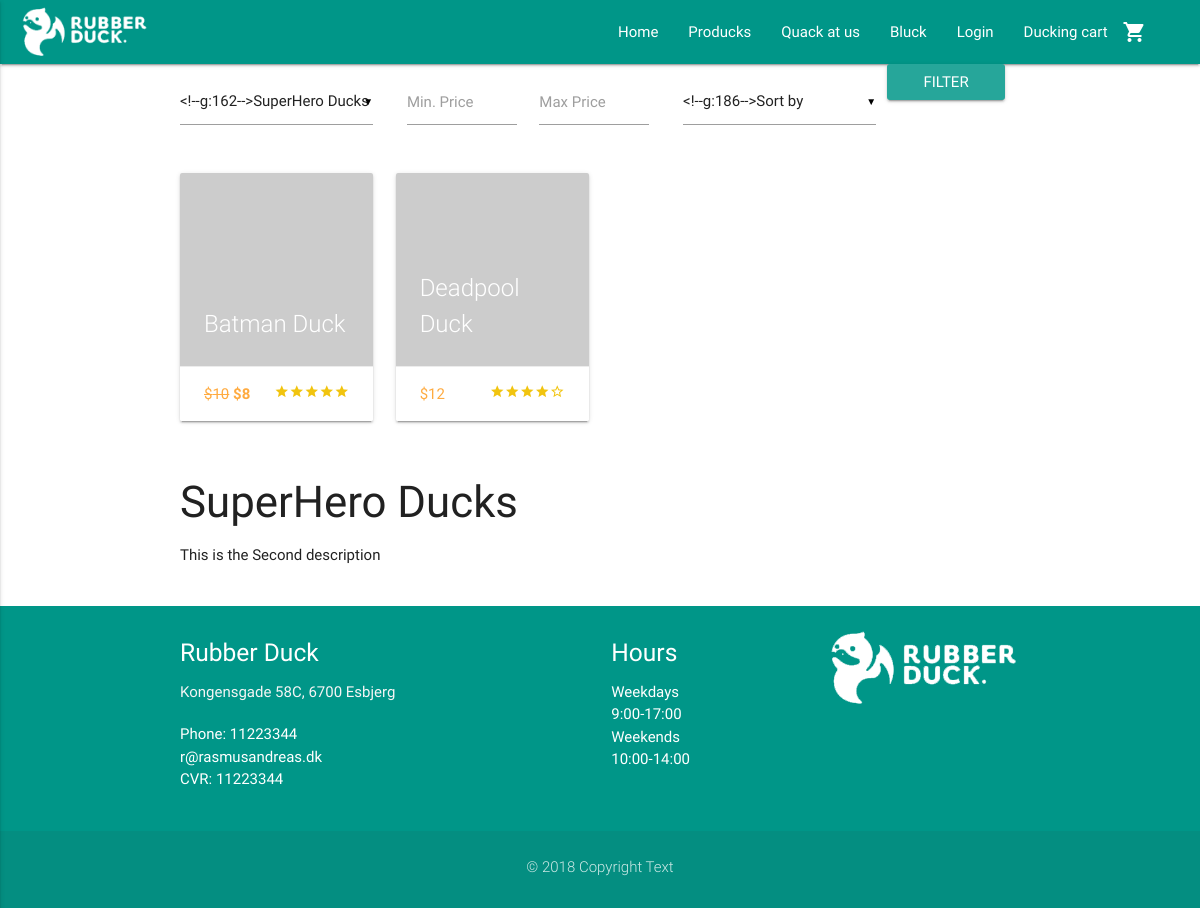
The page /view/products.php?cat=2 on the database its author committed.
### tables this page shows
CREATE TABLE BasicPageInfo (
  CVR int NOT NULL PRIMARY KEY,
  LogoURL varchar(255) NOT NULL,
  ShopName varchar(255) NOT NULL,
  AboutUsText TEXT NULL,
  Email varchar(255) NULL,
  Phone int NULL,
  Street varchar(255) NULL,
  HouseNumber varchar(255) NULL,
  StripeToken varchar(255) NULL,
  ProductsSeoTitle varchar(255) NULL,
  ProductsMetaDescription varchar(255) NULL,
  BlogSeoTitle varchar(255) NULL,
  BlogMetaDescription varchar(255) NULL,
  ContactSeoTitle varchar(255) NULL,
  ContactMetaDescription varchar(255) NULL,
  HomeSeoTitle varchar(255) NULL,
  HomeMetaDescription varchar(255) NULL,
  ZipCode int(20) NOT NULL  
);

CREATE TABLE ProductImg (
  ItemNumber varchar(255) NOT NULL,
  ImgID int NOT NULL,
  IsPrimary boolean NULL,
  CONSTRAINT PK_DisplaysOnProduct PRIMARY KEY (ItemNumber, ImgID),
  FOREIGN KEY (ItemNumber) REFERENCES Product (ItemNumber),
  FOREIGN KEY (ImgID) REFERENCES ImgGallery (ImgID)
);

CREATE TABLE Product (
  ItemNumber varchar(255) NOT NULL PRIMARY KEY,
  ProductName varchar(255) NOT NULL,
  StockStatus int NOT NULL,
  ShortDescription varchar(255) NOT NULL,
  LongDescription TEXT NOT NULL,
  Price FLOAT(2) NOT NULL,
  OfferPrice FLOAT(2) NULL,
  SeoTitle varchar(255) NULL,
  MetaDescription varchar(255) NULL,
  ProductStatus boolean NOT NULL,
  CreationDate DATE NOT NULL,
  UserEmail varchar(255) NOT NULL,  
  ProductCategoryID int NOT NULL  
);

CREATE TABLE ProductCategory (
  ProductCategoryID int AUTO_INCREMENT NOT NULL PRIMARY KEY,
  CategoryName varchar(255) NOT NULL,
  Description TEXT NULL,
  SeoTitle varchar(255) NULL,
  MetaDescription varchar(255) NULL
);

CREATE TABLE ZipCode (
    ZipCode int(20) NOT NULL PRIMARY KEY,
    City varchar(255)
);

CREATE TABLE Hours (
  HoursID int AUTO_INCREMENT NOT NULL PRIMARY KEY,
  Open varchar(255) NOT NULL,
  Close varchar(255) NOT NULL,
  Day varchar(255) NULL
);

### model/contactDAO.php (called while the page is built, shortened)
<?php
    function getPageInfo() {
        try {
            $conn = DB::connect();
            $handle = $conn->prepare("SELECT BasicPageInfo.* , ZipCode.City FROM `BasicPageInfo` INNER JOIN ZipCode ON ZipCode.ZipCode = BasicPageInfo.ZipCode");
            $handle->execute();
            $result = $handle->fetchAll( \PDO::FETCH_ASSOC );
            return $result;
        }
        catch(\PDOException $ex) {
            return print($ex->getMessage());
        }
    }
    function getHours() {
        try {
            $conn = DB::connect();
            $handle = $conn->prepare("SELECT * FROM Hours");
            $handle->execute();
            $result = $handle->fetchAll( \PDO::FETCH_ASSOC );
            return $result;
        }
        catch(\PDOException $ex) {
            return print($ex->getMessage());
        }
    }

### includes/loginCustomer/session.php (called while the page is built, shortened)
<?php
	function logged_in() {
		return isset($_SESSION['CustomerEmail']);
	}
?>

### admin/class/Security.php (called while the page is built, shortened)
<?php
class Security {
  static function secureString($input) {
    $nohtml = filter_var($input, FILTER_SANITIZE_STRING);
    $trimmed = trim($nohtml);
    return $trimmed;
  }
}

### admin/class/Categories.php (called while the page is built, shortened)
<?php
Class Categories {
    function getProductCategoryDetails($categoryID) {
        try {
            $conn = DB::connect();
            $categoryID = Security::secureString($categoryID);
            $statement = "SELECT * FROM ProductCategory WHERE ProductCategoryID = :ProductCategoryID";
            $handle = $conn->prepare($statement);
            $handle->bindParam(":ProductCategoryID", $categoryID);
            $handle->execute();
            $result = $handle->fetchAll( \PDO::FETCH_ASSOC );
            return $result;
        }
        catch(\PDOException $ex) {
            print($ex->getMessage());
        }
    }
}

### includes/seo.php (called while the page is built, shortened)
<?php
  $settings = new Settings();
  $info = $settings->getBasicPageInfo();
        ?>
      <?php
  $basename = substr(strtolower(basename($_SERVER['PHP_SELF'])),0,strlen(basename($_SERVER['PHP_SELF']))-4);
  if($basename == "products" && !isset($_GET["item"]) && !isset($_GET["cat"]) || $basename == "products" && $_GET["cat"] == 0) {
    if(isset($info["ProductsSeoTitle"]) && !empty($info["ProductsSeoTitle"])) {
      echo "<title>" . $info["ProductsSeoTitle"] . "</title>";
    } else {
      echo "<title>" . ucfirst($basename) . " | " . $info["ShopName"] . "</title>";
    }
    ?>
      <title><?php echo ucfirst($basename); ?></title>
    <?php
    if(isset($info["ProductsMetaDescription"]) && !empty($info["ProductsMetaDescription"])) {
      echo "<meta name='description' content='" . $info["ProductsMetaDescription"] . "'>";
    }
  } elseif($basename == "products" && !isset($_GET["item"]) && isset($_GET["cat"]) && $_GET["cat"] != 0) {
    include("../admin/class/Categories.php");
    $categories = new Categories();
    $currentCat = $categories->getProductCategoryDetails($_GET["cat"]);
      ?>
      <?php
  }
        ?>

### view/products.php (the view, shortened to what this page needs)
<?php
require_once('../includes/header.php');
require_once('../model/productsDAO.php');
?>
<div class="container">
  <?php
  require_once('../includes/filter.php');
  ?>
  <div class="row">
    <?php
    $prodResult = getProducts($query);
    foreach ($prodResult as $row) {
      $itemNumber = $row["ItemNumber"];
    ?>
    <a href="product.php?item=<?php echo $itemNumber; ?>">
      <div class="col s12 m3">
        <div class="card">
          <div class="card-image">
            <img src="<?php if(isset($row["URL"])) { echo $row["URL"]; } else { echo "http://via.placeholder.com/440x440";}?>">
            <span class="card-title"><?php echo $row["ProductName"]; ?></span>
          </div>
          <div class="card-action">
            <?php if ($row["OfferPrice"] != NULL && $row["OfferPrice"] != 0) {
                ?>
              <p class="price"><strike>$<?php echo $row["Price"]; ?></strike><b> $<?php echo $row["OfferPrice"]; ?></b></p>
              <?php
              } else {
              ?>
              <p class="price">$<?php echo $row["Price"]; ?></p>
              <?php
              }
              ?>
            <div class="stars right">
              <?php
                echo getReviewForProduct($itemNumber);
              ?>
            </div>
          </div>
        </div>
      </div>
    </a>
    <?php
  }
    ?>
  </div>
  <?php
  if(isset($catResult)) {
    foreach ($catResult as $row) {
  ?>
  <div class="row">
    <div class="col s12 m12">
      <h3><?php echo $row["CategoryName"]; ?></h3>
      <p><?php echo $row["Description"]; ?></p>
    </div>
  </div>
  <?php
    }
  }
  ?>
</div>
<?php require_once('../includes/footer.php'); ?>

### includes/header.php (shortened to what this page needs)
<?php
require_once("../admin/class/Security.php");
require_once("../includes/loginCustomer/session.php");
require_once("../model/contactDAO.php");
$pageInfo = getPageInfo();
?>
<!DOCTYPE html>
  <html>
    <html lang="en">
    <head>
      <?php require_once("../includes/seo.php"); ?>
      <link type="text/css" rel="stylesheet" href="../css/materialize.min.css"  media="screen,projection"/>
      <link type="text/css" rel="stylesheet" href="../css/custom/custom.css" />
    </head>
    <body>
      <nav class="teal">
        <div class="nav-wrapper">
          <a href="../index.php" class="brand-logo"><img class="responsive-img" style="max-height: 64px!important; padding: 4px 0!important;" src="<?php echo $pageInfo[0]["LogoURL"]; ?>"></a>
          <ul class="right hide-on-med-and-down">
            <li><a href="../index.php">Home</a></li>
            <li><a href="products.php">Producks</a></li>
            <li><a href="contact.php">Quack at us</a></li>
            <li><a href="blog.php">Bluck</a></li>
            <?php
              if (logged_in() == true) {
            ?>
            <li><a class="dropdown-button" href="" data-activates="dropdown1"><?php echo $_SESSION["FirstName"]; ?><i class="material-icons right">arrow_drop_down</i></a></li>
            <?php
              } else {
            ?>
            <li><a href="login.php">Login</a></li>
            <?php
              }
            ?>
            <li><a href="cart.php">Ducking cart<i class="material-icons right">shopping_cart</i></a></li>
            <?php
              if(isset($_SESSION["cart"])) {
                $amountInCart = count($_SESSION["cart"]);
                if ($amountInCart > 0) {
                ?>
                  <li class="cartamount"><a class="cartamount"><?php echo $amountInCart; ?></a></li>
                <?php
                } else {
                  ?>
                    <li class="cartamount"><a class="cartamount" style="color: transparent;">0</a></li>
                  <?php
                }
              } else {
                ?>
                  <li class="cartamount"><a class="cartamount" style="color: transparent;">0</a></li>
                <?php
              }
            ?>
          </ul>
        </div>
      </nav>

### model/productsDAO.php (shortened to what this page needs)
<?php
if (isset($_GET["cat"])) {
  if ($_GET["cat"] != "0") {
    $cat = $_GET["cat"];
    try {
      $conn = DB::connect();
      $handle = $conn->prepare("SELECT * FROM `ProductCategory` WHERE `ProductCategoryID` = $cat");
      $handle->execute();
      $catResult = $handle->fetchAll( \PDO::FETCH_ASSOC);
    } catch(\PDOException $ex) {
        print($ex->getMessage());
    }
  }
}
function getProducts($query) {
  try {
    $conn = DB::connect();
    $handle = $conn->prepare($query);
    $handle->execute();
    $result = $handle->fetchAll( \PDO::FETCH_ASSOC);
    return $result;
  } catch(\PDOException $ex) {
      print($ex->getMessage());
  }
}
function getReviewForProduct($itemNumber) {
    try {
         $conn = DB::connect();
         $secItem = Security::secureString($itemNumber);
         $ratingResult = "SELECT `Rating` FROM `Review` WHERE ItemNumber = :ItemNumber";
         $handle = $conn->prepare($ratingResult);
         $handle->bindParam("ItemNumber",$secItem);
         $handle->execute();
         $ratings = $handle->fetchAll( \PDO::FETCH_ASSOC );
         $rated = 0;
         $divide = count($ratings);
         foreach ($ratings as $ratingrow) {
             $rating = $ratingrow["Rating"];
             $rated = $rated + $rating;
         }
         if ($divide > 0) {
             $rated = $rated / $divide;
             $rated = round($rated);
             $i = 1;
             $ratedRemaining = 5 - $rated;
             $i2 = 1;
             while ($i <= $rated) {
                 echo "<i class='material-icons tiny rated'>star</i>";
                 $i++;
             }
             while($i2 <= $ratedRemaining) {
                 echo "<i class='material-icons tiny rated'>star_border</i>";
                 $i2++;
             }
         } else {
             $i3 = 1;
             while($i3 <= 5) {
                 echo "<i class='material-icons tiny rated'>star_border</i>";
                 $i3++;
             }
         }
     } catch(\PDOException $ex) {
         print($ex->getMessage());
     }
}
?>

### includes/footer.php (shortened to what this page needs)
<?php require_once ('../model/contactDAO.php');
$pageInfo = getPageInfo();
$hours = getHours();
?>
<footer class="page-footer teal">
      <div class="container">
        <div class="row">
          <div class="col s12 m4">
            <h5 class="white-text"><?php echo $pageInfo[0]["ShopName"];?> </h5>
            <p class="grey-text text-lighten-4">
                <?php echo $pageInfo[0]["Street"] . " " . $pageInfo[0]["HouseNumber"] . ", " . $pageInfo[0]["ZipCode"] . " " . $pageInfo[0]["City"]; ?>
            </p>
              <p>
                Phone: <?php echo $pageInfo[0]["Phone"] ?>
                <br>
                <?php echo $pageInfo[0]["Email"] ?>
                <br>
                CVR: <?php echo $pageInfo[0]["CVR"] ?></p>
          </div>
          <div class="col s12 m3 offset-m2">
            <h5 class="white-text">Hours</h5>
            <ul>
              <?php
              foreach ($hours as $row) {
              ?>
              <li><?php echo $row["Day"] . "<br>" . $row["Open"] . "-" . $row["Close"]; ?></li>
              <?php
              }
              ?>
            </ul>
          </div>
          <div class="col s12 m3">
            <img class="responsive-img" src="<?php echo $pageInfo[0]["LogoURL"]; ?>">
          </div>
        </div>
      </div>
      <div class="footer-copyright">
        <div class="container">
          <p class="center">&copy; 2018 Copyright Text</p>
        </div>
      </div>
    </footer>
  </body>
</html>

### css/custom/custom.css (style rules this page uses)
body { position: relative; }
p { margin-bottom: 20px; }
nav .brand-logo { display: inline-block; padding-left: 20px; }
.brand-logo { display: block; margin-right: 20px; }
footer { margin: 0; }
.rated { color: #f1c40f; }
.price { color: #ffab40; -webkit-transition: color .3s ease; transition: color .3s ease; text-transform: uppercase; margin: 0 0 0 0; display: inline; }

### rows shown on the page
basicpageinfo: LogoURL (picture), ShopName "Rubber Duck", Street "Kongensgade", HouseNumber "58C", ZipCode "6700", ZipCode.City "Esbjerg", Phone "11223344", Email "r@rasmusandreas.dk", CVR "11223344"
productimg: ItemNumber.ProductName "Batman Duck", ItemNumber.Price "10", ItemNumber.OfferPrice "8"
productimg: ItemNumber.ProductName "Deadpool Duck", ItemNumber.Price "12"
productcategory: CategoryName "SuperHero Ducks", Description "This is the Second description"
hours: Day "Weekdays", Open "9:00", Close "17:00"
hours: Day "Weekends", Open "10:00", Close "14:00"
